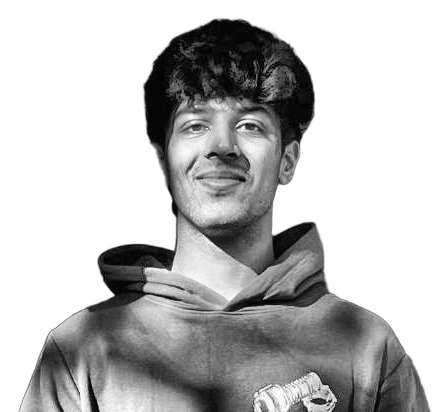
#> input picture source-prepped.png, 448 x 412 px
$ python make_ascii_svg.py
#> lines starting #> are read from the running program, lines starting #| are printed output that depends on the picture
#!/usr/bin/env python3
"""
Turn the prepped portrait (see prep_photo.py) into a monochrome ASCII-art SVG
that prints itself like a terminal: each row is uncovered by a left-to-right
clip wipe with a block cursor riding the edge, rows staggered top -> bottom.
Plays once, then freezes.

GitHub renders <img>-embedded SVGs and runs their SMIL animations (no JS), so
all the motion lives in here.

Usage: python scripts/make_ascii_svg.py [source-prepped.png] [portrait-ascii.svg]
       STATIC=1 python scripts/make_ascii_svg.py   # frozen frame for previews
"""
import html
import os
import sys

from PIL import Image, ImageEnhance

HERE = os.path.dirname(os.path.abspath(__file__))
SRC = sys.argv[1] if len(sys.argv) > 1 else os.path.join(HERE, "..", "source-prepped.png")
OUT = sys.argv[2] if len(sys.argv) > 2 else os.path.join(HERE, "..", "portrait-ascii.svg")
STATIC = bool(os.environ.get("STATIC"))

NAME = "Mayank Suryavanshi"
PROMPT = "mayank@github:~$"

# light ink on a dark terminal, so bright pixels get dense glyphs (a positive
# image: the face reads as a face). The space is reserved for the background.
RAMP = " .`:-=+*cs#%@"
COLS = int(os.environ.get("COLS", 120))
CHAR_ASPECT = 8 / 15     # monospace cell width / height
GAMMA = 0.9              # <1 lifts mid-tones into denser glyphs
CONTRAST = 1.08
BG_LEVEL = 250           # prep_photo.py paints the background pure white

ART_W = 640
PAD = 20
TITLEBAR_H = 30
STATUS_H = 34

BG_TOP, BG_BOTTOM = "#111722", "#0d1117"
FRAME = "#30363d"
MUTED = "#7d8590"
INK = "#c9d1d9"
ACCENT = "#58a6ff"

PRINT_SECONDS = 5.5      # whole portrait prints in this long, at any resolution

# ---- 1. sample the image into a COLS x ROWS character grid -----------------
im = Image.open(SRC).convert("L")
#> im is the input picture: PIL image 448x412 L; min 1, max 255, mean 190.7
ROWS = round(COLS * im.height / im.width * CHAR_ASPECT)
#> ROWS = 59
im = im.resize((COLS, ROWS), Image.LANCZOS)
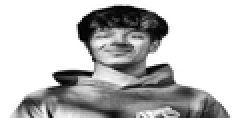
#> im: PIL image 120x59 L (shown 2 times larger); min 0, max 255, mean 190.5
bg = im.load()
px = ImageEnhance.Contrast(im).enhance(CONTRAST).load()

rows = []
for y in range(ROWS):
    line = []
    for x in range(COLS):
        if bg[x, y] >= BG_LEVEL:
            line.append(" ")
            continue
        # subject pixels start at index 1, so even black hair keeps its silhouette
        idx = 1 + round((px[x, y] / 255.0) ** GAMMA * (len(RAMP) - 2))
        line.append(RAMP[min(idx, len(RAMP) - 1)])
    rows.append("".join(line))
#> after the loop, rows = 59 items

# ---- 2. lay out the SVG ----------------------------------------------------
CELL_W = ART_W / COLS
CELL_H = CELL_W / CHAR_ASPECT
ART_H = ROWS * CELL_H
#> ART_H = 590
W = ART_W + PAD * 2
art_top = TITLEBAR_H + 10
status_top = art_top + ART_H + 10
#> status_top = 640
H = status_top + STATUS_H
#> H = 674
ROW_DUR = PRINT_SECONDS / ROWS
#> ROW_DUR = 0.0932

p = [
    f'<svg xmlns="http://www.w3.org/2000/svg" width="{W:.0f}" height="{H:.0f}" viewBox="0 0 {W:.0f} {H:.0f}" '
    f'font-family="ui-monospace, SFMono-Regular, Menlo, Consolas, monospace">',
    f'<defs><linearGradient id="bg" x1="0" y1="0" x2="0" y2="1">'
    f'<stop offset="0" stop-color="{BG_TOP}"/><stop offset="1" stop-color="{BG_BOTTOM}"/></linearGradient></defs>',
    f'<rect width="{W:.0f}" height="{H:.0f}" rx="12" fill="url(#bg)"/>',
    f'<rect x="0.5" y="0.5" width="{W-1:.0f}" height="{H-1:.0f}" rx="12" fill="none" stroke="{FRAME}"/>',
    f'<line x1="0" y1="{TITLEBAR_H}" x2="{W:.0f}" y2="{TITLEBAR_H}" stroke="{FRAME}"/>',
]
for i, dot in enumerate(["#ff5f56", "#ffbd2e", "#27c93f"]):
    p.append(f'<circle cx="{PAD + i * 16}" cy="{TITLEBAR_H / 2}" r="5" fill="{dot}"/>')
p.append(f'<text x="{W / 2:.0f}" y="{TITLEBAR_H / 2 + 4}" fill="{MUTED}" font-size="12" '
         f'text-anchor="middle">{PROMPT} ./portrait.sh</text>')

font_size = CELL_H * 0.86
for ry, line in enumerate(rows):
    if not line.strip():
        continue
    row_y = art_top + ry * CELL_H
    text = (f'<text xml:space="preserve" x="{PAD}" y="{row_y + CELL_H * 0.76:.1f}" fill="{INK}" '
            f'font-size="{font_size:.2f}" textLength="{ART_W}" lengthAdjust="spacing">{html.escape(line)}</text>')
    if STATIC:
        p.append(text)
        continue
    begin = ry * ROW_DUR
    p.append(f'<clipPath id="r{ry}"><rect x="{PAD}" y="{row_y:.1f}" height="{CELL_H:.2f}" width="0">'
             f'<animate attributeName="width" from="0" to="{ART_W}" begin="{begin:.3f}s" '
             f'dur="{ROW_DUR:.3f}s" fill="freeze"/></rect></clipPath>')
    p.append(f'<g clip-path="url(#r{ry})">{text}</g>')
    p.append(f'<rect y="{row_y + 1:.1f}" width="{CELL_W:.2f}" height="{CELL_H - 2:.2f}" fill="{INK}" opacity="0">'
             f'<animate attributeName="x" from="{PAD}" to="{PAD + ART_W}" begin="{begin:.3f}s" '
             f'dur="{ROW_DUR:.3f}s" fill="freeze"/>'
             f'<set attributeName="opacity" to="0.85" begin="{begin:.3f}s"/>'
             f'<set attributeName="opacity" to="0" begin="{begin + ROW_DUR:.3f}s"/></rect>')
#> this loop made 59 passes
#> (row_y, begin) on passes 3 to 14: (60, 0.186), (70, 0.28), (80, 0.373), (90, 0.466), (100, 0.559), (110, 0.653), (120, 0.746), (130, 0.839), (140, 0.932), (150, 1.03), (160, 1.12), (170, 1.21)
#> after the loop, p = 180 items

# status bar: "whoami" + the name, then a blinking block cursor
p.append(f'<line x1="0" y1="{status_top:.1f}" x2="{W:.0f}" y2="{status_top:.1f}" stroke="{FRAME}"/>')
sy = status_top + 22
#> sy = 662
p.append(f'<text x="{PAD}" y="{sy:.1f}" fill="{MUTED}" font-size="13">{PROMPT} whoami '
         f'<tspan fill="{ACCENT}" font-weight="700">{NAME}</tspan></text>')
cursor_x = PAD + len(f"{PROMPT} whoami {NAME} ") * 13 * 0.6
p.append(f'<rect x="{cursor_x:.1f}" y="{sy - 12:.1f}" width="8" height="15" fill="{INK}">'
         f'<animate attributeName="opacity" values="1;1;0;0" keyTimes="0;0.5;0.51;1" dur="1s" '
         f'repeatCount="indefinite"/></rect>')
p.append("</svg>")

svg = "".join(p)
with open(OUT, "w") as f:
    f.write(svg)
print(f"wrote {OUT}: {len(svg):,} bytes, {W:.0f}x{H:.0f}, {COLS}x{ROWS} chars")
#| wrote scripts/../portrait-ascii.svg: 42,293 bytes, 680x674, 120x59 chars
